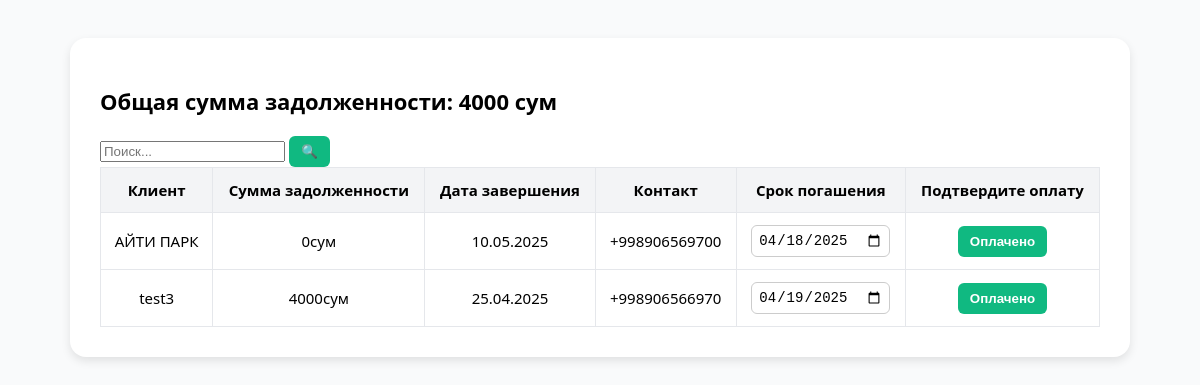
Page /debt/ (signed in) on the earlier database version.
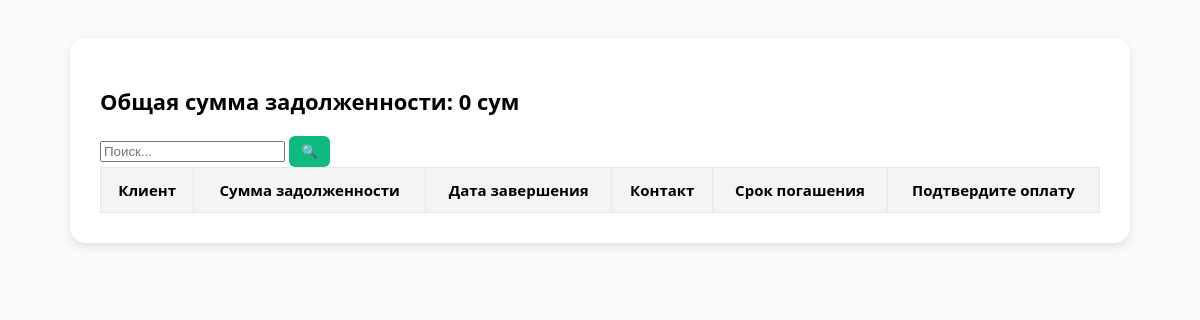
Same page on the later database version.
### backend/models.py (models this page shows, shortened)
class Orders(models.Model):
    Stage_CHOICES = [
        ("accepted", "Принят"),  # Accepted / Received
        ("design", "Проектирование"),  # Project Design / Planning
        ("technologist", "Технолог"),  # Technologist Stage
        ("manufacturing", "Производство"),  # Manufacturing
        ("assembly", "Сборка"),  # Assembly
        ("delivery", "Доставка"),  # Delivery
        ("order_ready", "Заказ готов"),  # Order Ready
        ("finished", "Завершено"),  # Fully Completed / Finished
    ]
    Social_CHOICES = [
        ("social", "Социальные сети"),
        ("cold_calls", "Холодные звонки"),
        ("word_of_mouth", "Сарафанное радио"),
    ]
    Stage_pod_CHOICES = [
        ("rezka","Резка"),
        ("svarka", "Сварка"),
        ("fill", "Покраска"),
        ("print", "Печать"),
    ]
    client=models.CharField(max_length=250)
    adress=models.CharField(max_length=250)
    order_sum=models.DecimalField(max_digits=10, decimal_places=2,default=0)
    order_predoplata=models.DecimalField(max_digits=10, decimal_places=2,default=0)
    description=models.TextField()
    phone=models.CharField(max_length=50)
    social=models.CharField(max_length=20, choices=Social_CHOICES)
    stage = models.CharField(max_length=20, choices=Stage_CHOICES)
    add_order=models.DateField()
    complete_order=models.DateField()
    delivery_photo=models.ImageField(blank=True, upload_to='delivery/')
    rezka=models.BooleanField(default=False)
    svarka=models.BooleanField(default=False)
    fill=models.BooleanField(default=False)
    print=models.BooleanField(default=False)
    stage_pod=models.CharField(max_length=20, choices=Stage_pod_CHOICES,default="rezka")
    payment_data=models.DateField(null=True)

### backend/views.py (the view, shortened to what this page needs)
# urls.py: path('debt/',views.Debt.as_view(),name='debt'),
class Debt(LoginRequiredMixin,TemplateView):
   template_name = 'debt.html'
   login_url = reverse_lazy('login')
   def get_context_data(self, *, object_list=None, **kwargs):
      context = super().get_context_data(**kwargs)
      search=self.request.GET.get("search")
      query=Orders.objects.filter(stage='order_ready')
      if search:
         query=query.filter(client__icontains=search)
      context['total_sum']=query.aggregate(total_sum=Sum(F('order_sum') - F('order_predoplata')))['total_sum'] or 0
      context['order']=query.values('client','complete_order','phone','payment_data','pk').annotate(dolg=F('order_sum') - F('order_predoplata'))
      return context

### backend/templates/debt.html (shortened to what this page needs)
<!DOCTYPE html>
<html lang="ru">
<head>
</head>
<body>
<div class="container">
  <h2>Общая сумма задолженности: <span id="total-debt">{{total_sum}} сум</span></h2>
  <form action="" method="GET">
  <div class="flex w-full max-w-md mx-auto mb-4">
  <input type="text" name="search" placeholder="Поиск..." class="flex-grow px-4 py-2 border border-gray-300 rounded-l-2xl focus:outline-none focus:ring-2 focus:ring-blue-400">
  <button type="submit"
          class="bg-blue-500 text-white px-4 py-2 rounded-r-2xl hover:bg-blue-600 transition">
    🔍
  </button>
    </form>
</div>
  <table id="debt-table">
    <thead>
      <tr>
        <th>Клиент</th>
        <th>Сумма задолженности</th>
        <th>Дата завершения</th>
        <th>Контакт</th>
        <th>Срок погашения</th>
        <th>Подтвердите оплату</th>
      </tr>
    </thead>
    <tbody>
    {% for item in order %}
      <tr data-id="{{item.pk}}">
        <td>{{item.client}}</td>
        <td>{{item.dolg}}сум</td>
        <td>{{item.complete_order|date:"d.m.Y"}}</td>
        <td>{{item.phone}}</td>
        <td><input type="date" value="{{ item.payment_data|date:'Y-m-d' }}" onchange="updateDate({{ item.pk }}, this.value)"></td>
        <td><button onclick="confirmPayment({{item.pk}})">Оплачено</button></td>
      </tr>
    {% endfor %}
    </tbody>
  </table>
</body>
</html>

### backend/templates/debt.html (style rules this page uses)
body { font-family: "Segoe UI", sans-serif; background: #f9fafb; padding: 30px; }
.container { max-width: 1000px; margin: auto; background: white; padding: 30px; border-radius: 16px; box-shadow: 0 4px 10px rgba(0,0,0,0.1); }
h2 { font-size: 22px; margin-bottom: 20px; }
table { width: 100%; border-collapse: collapse; }
th, td { border: 1px solid #e5e7eb; padding: 12px; text-align: center; font-size: 15px; }
th { background: #f3f4f6; }
button { padding: 8px 12px; border-radius: 6px; border: none; cursor: pointer; background: #10b981; color: white; font-weight: 600; }

Differences in the rows shown:
removed Orders: client "АЙТИ ПАРК", dolg "0", complete_order "10.05.2025", phone "+998906569700", payment_data "04/18/2025"
removed Orders: client "test3", dolg "4000", complete_order "25.04.2025", phone "+998906566970", payment_data "04/19/2025"
Other differences:
{{ total_sum }}: "4000" → "0"
